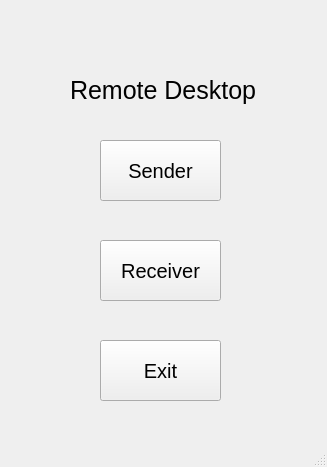
<?xml version="1.0" encoding="UTF-8"?>
<ui version="4.0">
 <class>Remote</class>
 <widget class="QMainWindow" name="Remote">
  <property name="geometry">
   <rect>
    <x>0</x>
    <y>0</y>
    <width>327</width>
    <height>467</height>
   </rect>
  </property>
  <property name="windowTitle">
   <string>Remote</string>
  </property>
  <widget class="QWidget" name="centralwidget">
   <widget class="QPushButton" name="m_pSenderBtn">
    <property name="geometry">
     <rect>
      <x>100</x>
      <y>140</y>
      <width>121</width>
      <height>61</height>
     </rect>
    </property>
    <property name="styleSheet">
     <string notr="true">font-size: 20px;
</string>
    </property>
    <property name="text">
     <string>Sender</string>
    </property>
   </widget>
   <widget class="QPushButton" name="m_pReceiverBtn">
    <property name="geometry">
     <rect>
      <x>100</x>
      <y>240</y>
      <width>121</width>
      <height>61</height>
     </rect>
    </property>
    <property name="styleSheet">
     <string notr="true">font-size: 20px;</string>
    </property>
    <property name="text">
     <string>Receiver</string>
    </property>
   </widget>
   <widget class="QPushButton" name="m_pExitBtn">
    <property name="geometry">
     <rect>
      <x>100</x>
      <y>340</y>
      <width>121</width>
      <height>61</height>
     </rect>
    </property>
    <property name="styleSheet">
     <string notr="true">font-size: 20px;
</string>
    </property>
    <property name="text">
     <string>Exit</string>
    </property>
   </widget>
   <widget class="QLabel" name="label">
    <property name="geometry">
     <rect>
      <x>70</x>
      <y>60</y>
      <width>191</width>
      <height>61</height>
     </rect>
    </property>
    <property name="styleSheet">
     <string notr="true">font-size: 25px;bond;</string>
    </property>
    <property name="lineWidth">
     <number>1</number>
    </property>
    <property name="text">
     <string>Remote Desktop</string>
    </property>
   </widget>
  </widget>
  <widget class="QStatusBar" name="statusbar"/>
 </widget>
 <resources/>
 <connections/>
</ui>
